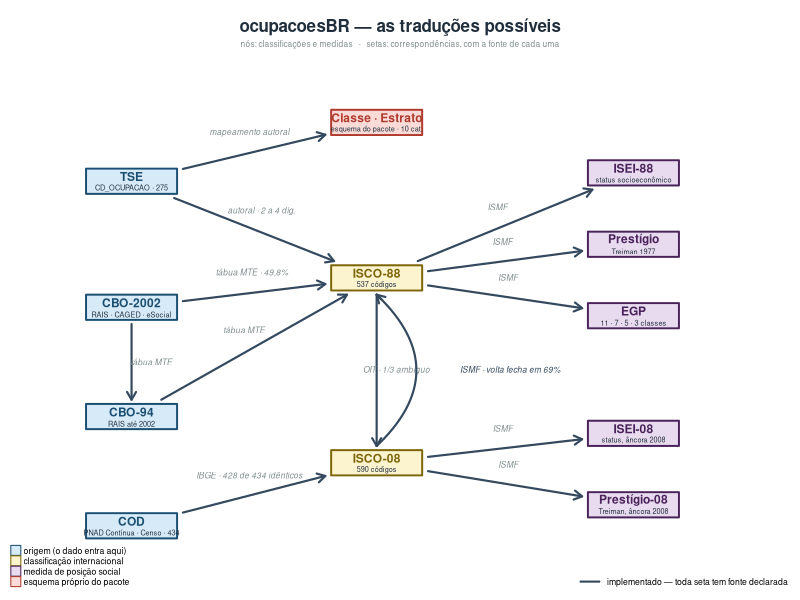

Write the R code that produced this figure.
# ============================================================================
# fig_rede_crosswalks.R — o mapa das traduções que o pacote faz, e das que não
# ----------------------------------------------------------------------------
# Nós  = classificações e medidas.
# Setas = correspondências, com a FONTE de cada uma.
#
# O desenho é traçado à mão, e não por layout automático, porque a estrutura é
# em camadas — origens, hubs, medidas — e um force-directed a embaralharia.
#
# Rodar: Rscript data-raw/fig_rede_crosswalks.R
# ============================================================================

SAIDA <- "man/figures/rede_crosswalks.png"
dir.create(dirname(SAIDA), showWarnings = FALSE, recursive = TRUE)

# ---- paleta ---------------------------------------------------------------
COR <- list(
  origem   = "#1B4F72", origem_bg   = "#D6EAF8",
  hub      = "#7D6608", hub_bg      = "#FCF3CF",
  medida   = "#4A235A", medida_bg   = "#E8DAEF",
  autoral  = "#B03A2E", autoral_bg  = "#FADBD8",
  existe   = "#34495E", proposta    = "#1E8449", falta = "#C0392B",
  texto    = "#212F3D", fraco       = "#7F8C8D")

# ---- nós: x, y, rótulo, sublinha, tipo ------------------------------------
no <- function(id, x, y, rot, sub, tipo)
  data.frame(id, x, y, rot, sub, tipo, stringsAsFactors = FALSE)

N <- rbind(
  # origens — por onde o dado entra
  no("tse",   1.0, 5.05, "TSE",       "CD_OCUPACAO · 275", "origem"),
  no("cbo02", 1.0, 3.55, "CBO-2002",  "RAIS · CAGED · eSocial", "origem"),
  no("cbo94", 1.0, 2.25, "CBO-94",    "RAIS até 2002", "origem"),
  no("cod",   1.0, 0.95, "COD",       "PNAD Contínua · Censo · 434", "origem"),
  # hubs — as classificações internacionais
  no("i88",   3.1, 3.90, "ISCO-88",   "537 códigos", "hub"),
  no("i08",   3.1, 1.70, "ISCO-08",   "590 códigos", "hub"),
  # medidas ancoradas na ISCO-88
  no("isei88",  5.3, 5.15, "ISEI-88",    "status socioeconômico", "medida"),
  no("prest88", 5.3, 4.30, "Prestígio",  "Treiman 1977", "medida"),
  no("egp",     5.3, 3.45, "EGP",        "11 · 7 · 5 · 3 classes", "medida"),
  # medidas ancoradas na ISCO-08
  no("isei08",  5.3, 2.05, "ISEI-08",    "status, âncora 2008", "medida"),
  no("prest08", 5.3, 1.20, "Prestígio-08", "Treiman, âncora 2008", "medida"),
  # esquema próprio — não passa pela ISCO
  no("classe",  3.1, 5.75, "Classe · Estrato", "esquema do pacote · 10 cat.", "autoral")
)
rownames(N) <- N$id

# ---- arestas: de, para, situação, rótulo, curvatura ------------------------
ar <- function(de, para, sit, rot = "", curva = 0)
  data.frame(de, para, sit, rot, curva, stringsAsFactors = FALSE)

A <- rbind(
  ar("tse",   "classe", "existe",   "mapeamento autoral", 0),
  ar("tse",   "i88",    "existe",   "autoral · 2 a 4 díg.", 0),
  ar("cbo02", "i88",    "existe",   "tábua MTE · 49,8%", 0),
  ar("cbo02", "cbo94",  "existe",   "tábua MTE", 0),
  ar("cbo94", "i88",    "existe",   "tábua MTE", 0),
  ar("i88",   "i08",    "existe",   "OIT · 1/3 ambíguo", 0),
  ar("i88",   "isei88",  "existe",  "ISMF", 0),
  ar("i88",   "prest88", "existe",  "ISMF", 0),
  ar("i88",   "egp",     "existe",  "ISMF", 0),
  ar("i08",   "isei08",  "existe",  "ISMF", 0),
  ar("i08",   "prest08", "existe",  "ISMF", 0),
  ar("cod",   "i08",     "existe",   "IBGE · 428 de 434 idênticos", 0),
  ar("i08",   "i88",     "existe",   "ISMF · volta fecha em 69%", -0.42)
)

# ---- desenho ---------------------------------------------------------------
png(SAIDA, width = 2100, height = 1350, res = 190)
op <- par(mar = c(0.4, 0.4, 2.6, 0.4), family = "sans")
plot(NA, xlim = c(0.25, 6.35), ylim = c(0.4, 6.35), axes = FALSE,
     xlab = "", ylab = "", asp = 0.72)

LARG <- 0.78; ALT <- 0.30

borda <- function(x0, y0, x1, y1) {
  # encurta a seta até a borda da caixa de destino, não até o seu centro
  dx <- x1 - x0; dy <- y1 - y0
  if (dx == 0 && dy == 0) return(c(x1, y1))
  tx <- if (dx != 0) (LARG / 2 + 0.05) / abs(dx) else Inf
  ty <- if (dy != 0) (ALT  / 2 + 0.05) / abs(dy) else Inf
  t <- min(tx, ty)
  c(x1 - dx * t, y1 - dy * t)
}

for (i in seq_len(nrow(A))) {
  d <- N[A$de[i], ]; p <- N[A$para[i], ]
  cor <- COR[[A$sit[i]]]
  lty <- switch(A$sit[i], existe = 1, proposta = 2, falta = 3)
  lwd <- switch(A$sit[i], existe = 2.1, proposta = 2.1, falta = 1.7)
  ini <- borda(p$x, p$y, d$x, d$y); fim <- borda(d$x, d$y, p$x, p$y)
  if (A$curva[i] != 0) {
    # arco para a aresta de volta, que senão se sobreporia à de ida
    t  <- seq(0, 1, length.out = 60)
    mx <- (ini[1] + fim[1]) / 2 - A$curva[i] * (fim[2] - ini[2]) * 0.9
    my <- (ini[2] + fim[2]) / 2 + A$curva[i] * (fim[1] - ini[1]) * 0.9
    bx <- (1-t)^2 * ini[1] + 2*(1-t)*t*mx + t^2 * fim[1]
    by <- (1-t)^2 * ini[2] + 2*(1-t)*t*my + t^2 * fim[2]
    lines(bx, by, col = cor, lty = lty, lwd = lwd)
    arrows(bx[58], by[58], bx[60], by[60], length = 0.09, col = cor, lwd = lwd)
    text(mx, my, A$rot[i], cex = 0.5, col = cor, font = 3, pos = 4, offset = 0.2)
  } else {
    arrows(ini[1], ini[2], fim[1], fim[2], length = 0.09, col = cor,
           lty = lty, lwd = lwd)
    if (nzchar(A$rot[i])) {
      # desloca PERPENDICULARMENTE a aresta: em diagonal, deslocar so em y
      # deixa o rotulo em cima da propria seta
      dx <- fim[1] - ini[1]; dy <- fim[2] - ini[2]
      h  <- sqrt(dx^2 + (dy * 0.72)^2)                # 0.72 e o asp do plot
      ox <- if (h > 0) -(dy * 0.72) / h * 0.17 else 0
      oy <- if (h > 0)  (dx / h) * 0.17 / 0.72 else 0.16
      if (oy < 0) { ox <- -ox; oy <- -oy }            # rotulo sempre por cima
      text((ini[1] + fim[1]) / 2 + ox, (ini[2] + fim[2]) / 2 + oy, A$rot[i],
           cex = 0.5, col = if (A$sit[i] == "existe") COR$fraco else cor,
           font = 3)
    }
  }
}

for (i in seq_len(nrow(N))) {
  n <- N[i, ]
  cf <- COR[[paste0(n$tipo, "_bg")]]; cb <- COR[[n$tipo]]
  rect(n$x - LARG/2, n$y - ALT/2, n$x + LARG/2, n$y + ALT/2,
       col = cf, border = cb, lwd = 1.9)
  text(n$x, n$y + 0.055, n$rot, cex = 0.72, font = 2, col = cb)
  text(n$x, n$y - 0.085, n$sub, cex = 0.44, col = COR$texto)
}

title(main = "ocupacoesBR — as traduções possíveis",
      cex.main = 1.02, col.main = COR$texto, font.main = 2, line = 1.0)
mtext("nós: classificações e medidas   ·   setas: correspondências, com a fonte de cada uma",
      side = 3, line = 0.05, cex = 0.5, col = COR$fraco)

legend("bottomright", bty = "n", cex = 0.52, seg.len = 2.4, lty = 1, lwd = 2.1,
       col = COR$existe, legend = "implementado — toda seta tem fonte declarada")
legend("bottomleft", bty = "n", cex = 0.52, pch = 22, pt.cex = 1.5,
       pt.bg = c(COR$origem_bg, COR$hub_bg, COR$medida_bg, COR$autoral_bg),
       col   = c(COR$origem,    COR$hub,    COR$medida,    COR$autoral),
       legend = c("origem (o dado entra aqui)", "classificação internacional",
                  "medida de posição social", "esquema próprio do pacote"))
par(op); dev.off()
message("figura em ", SAIDA)
